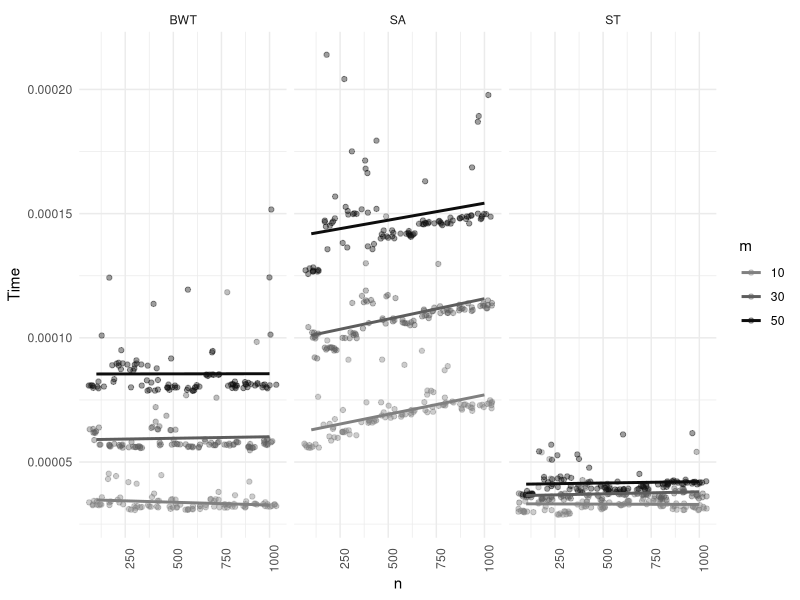
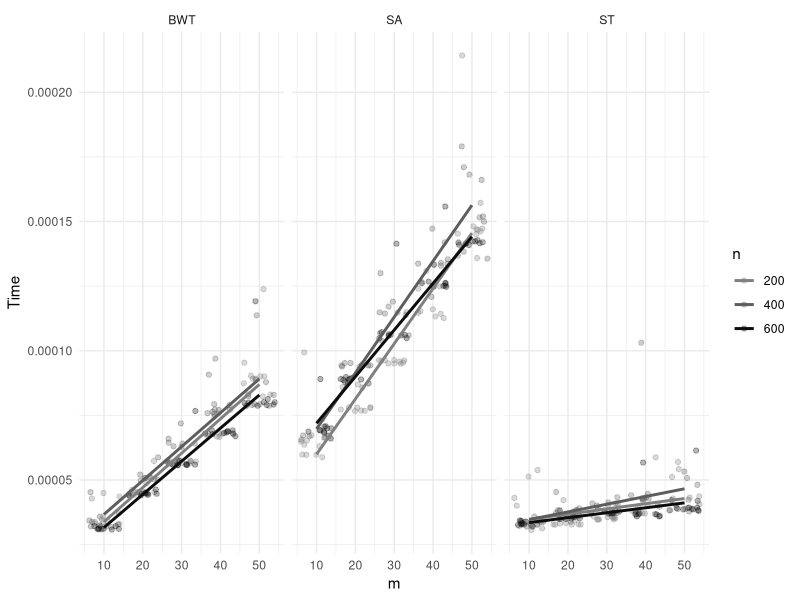
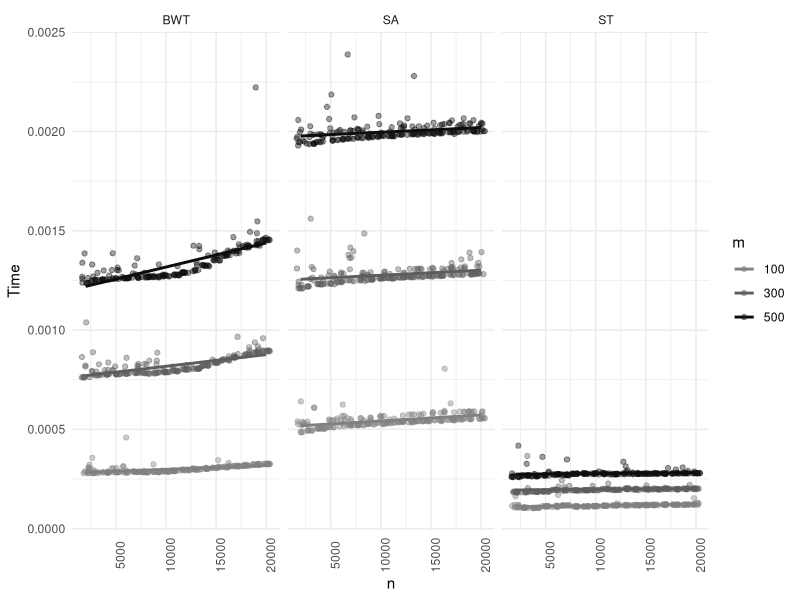
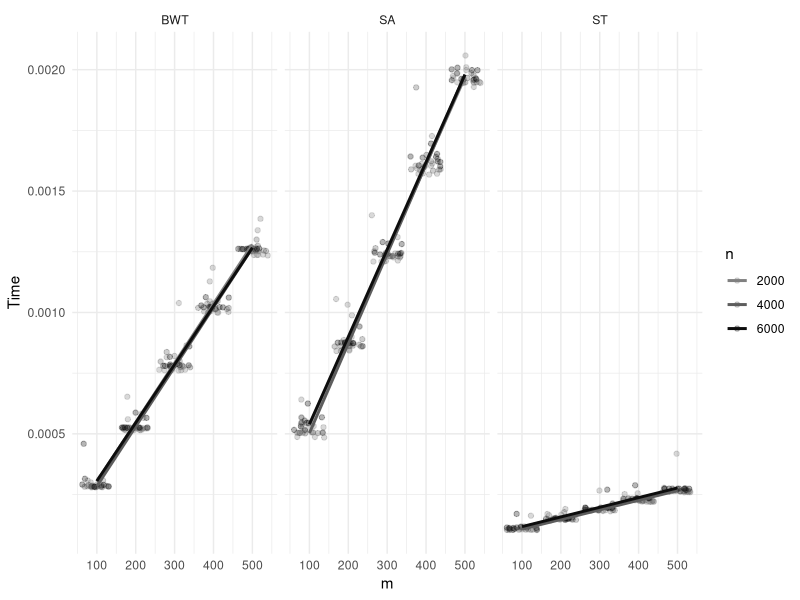
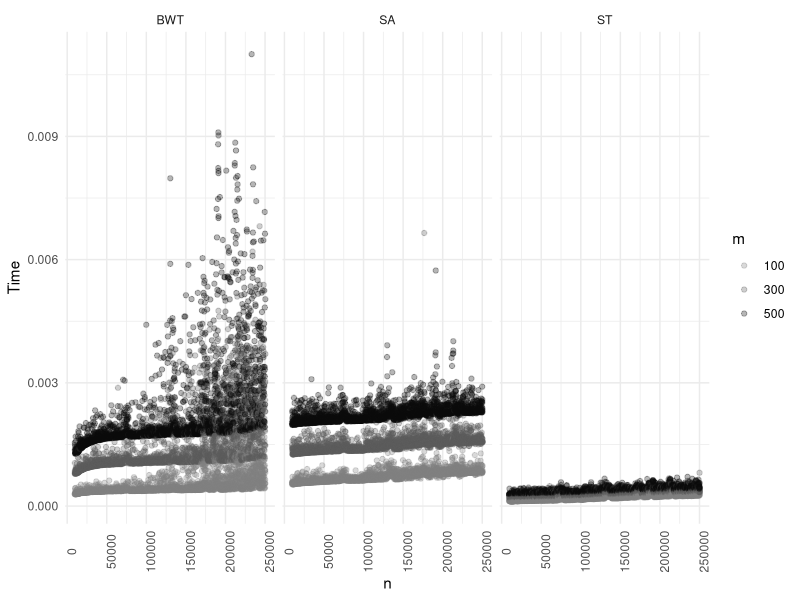
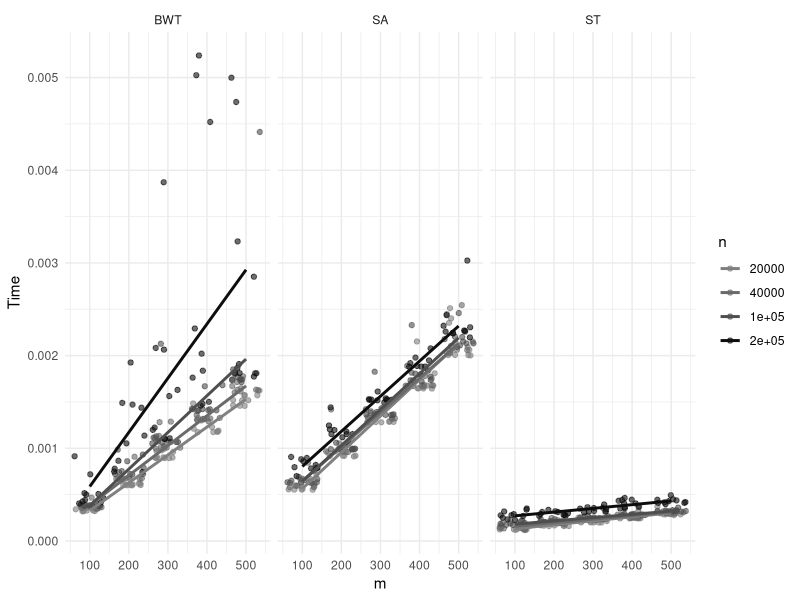
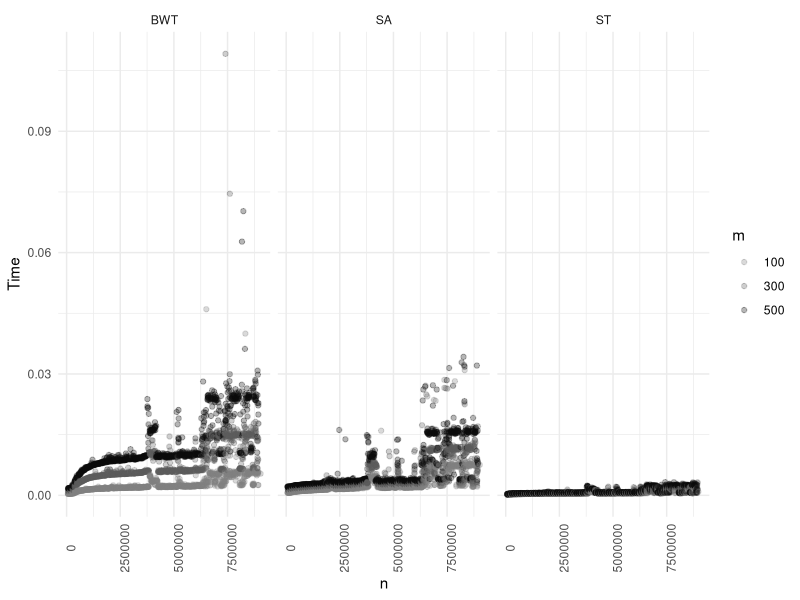
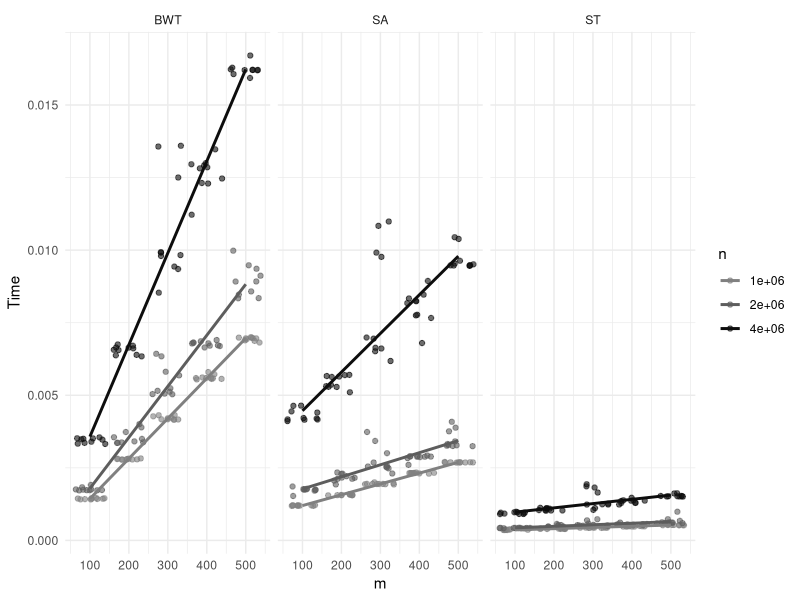

R code for these plots, in order:
library(tidyverse)

performance <- read_table2("suffix-array-search-tiny.txt",
                           col_names = c("Algorithm", "n", "m", "Time"))

performance %>%
#    filter(n < 10000) %>%
    filter(m %in% c(10, 30, 50)) %>%
    ggplot(aes(x = n, y = Time, color = factor(m))) +
    geom_jitter(alpha = 0.4) +
    geom_smooth(se = FALSE, method = "lm") +
    facet_grid(~ Algorithm) +
    scale_color_grey("m", start = 0.5, end = 0.05) +
    theme_minimal() +
    theme(axis.text.x = element_text(angle = 90))

performance %>%
#    filter(n %in% c(1e6, 2e6, 3e6, 4e6)) %>%
    filter(n %in% c(2e2, 4e2, 6e2)) %>%
    ggplot(aes(x = m, y = Time, color = factor(n))) +
    geom_jitter(alpha = 0.3) +
    geom_smooth(se = FALSE, method = "lm") +
    facet_grid(~ Algorithm) +
    scale_color_grey("n", start = 0.5, end = 0.05) +
    theme_minimal()


performance <- read_table2("suffix-array-search-small.txt",
                           col_names = c("Algorithm", "n", "m", "Time"))

performance %>%
    #    filter(n < 10000) %>%
    filter(m %in% c(100, 300, 500)) %>%
    ggplot(aes(x = n, y = Time, color = factor(m))) +
    geom_jitter(alpha = 0.4) +
    geom_smooth(se = FALSE, method = "lm") +
    facet_grid(~ Algorithm) +
    scale_color_grey("m", start = 0.5, end = 0.05) +
    theme_minimal() +
    theme(axis.text.x = element_text(angle = 90))

performance %>%
    #    filter(n %in% c(1e6, 2e6, 3e6, 4e6)) %>%
    filter(n %in% c(2e3, 4e3, 6e3)) %>%
    ggplot(aes(x = m, y = Time, color = factor(n))) +
    geom_jitter(alpha = 0.3) +
    geom_smooth(se = FALSE, method = "lm") +
    facet_grid(~ Algorithm) +
    scale_color_grey("n", start = 0.5, end = 0.05) +
    theme_minimal()


performance <- read_table2("suffix-array-search-medium.txt",
                           col_names = c("Algorithm", "n", "m", "Time"))

performance %>%
    #    filter(n < 10000) %>%
    filter(m %in% c(100, 300, 500)) %>%
    ggplot(aes(x = n, y = Time, color = factor(m))) +
    geom_jitter(alpha = 0.3) +
#    geom_smooth(se = FALSE, method = "lm") +
    facet_grid(~ Algorithm) +
    scale_color_grey("m", start = 0.5, end = 0.05) +
    theme_minimal() +
    theme(axis.text.x = element_text(angle = 90))

performance %>%
    #    filter(n %in% c(1e6, 2e6, 3e6, 4e6)) %>%
    filter(n %in% c(2e4, 4e4, 1e5, 2e5)) %>%
    ggplot(aes(x = m, y = Time, color = factor(n))) +
    geom_jitter(alpha = 0.6) +
    geom_smooth(se = FALSE, method = "lm") +
    facet_grid(~ Algorithm) +
    scale_color_grey("n", start = 0.5, end = 0.05) +
    theme_minimal()



performance <- read_table2("suffix-array-search-large.txt",
                           col_names = c("Algorithm", "n", "m", "Time"))

performance %>%
    #    filter(n < 10000) %>%
    filter(m %in% c(100, 300, 500)) %>%
    ggplot(aes(x = n, y = Time, color = factor(m))) +
    geom_jitter(alpha = 0.3) +
    #    geom_smooth(se = FALSE, method = "lm") +
    facet_grid(~ Algorithm) +
    scale_color_grey("m", start = 0.5, end = 0.05) +
    theme_minimal() +
    theme(axis.text.x = element_text(angle = 90))

performance %>%
    #    filter(n %in% c(1e6, 2e6, 3e6, 4e6)) %>%
    filter(n %in% c(2e6, 4e6, 1e6, 2e6)) %>%
    ggplot(aes(x = m, y = Time, color = factor(n))) +
    geom_jitter(alpha = 0.6) +
    geom_smooth(se = FALSE, method = "lm") +
    facet_grid(~ Algorithm) +
    scale_color_grey("n", start = 0.5, end = 0.05) +
    theme_minimal()


